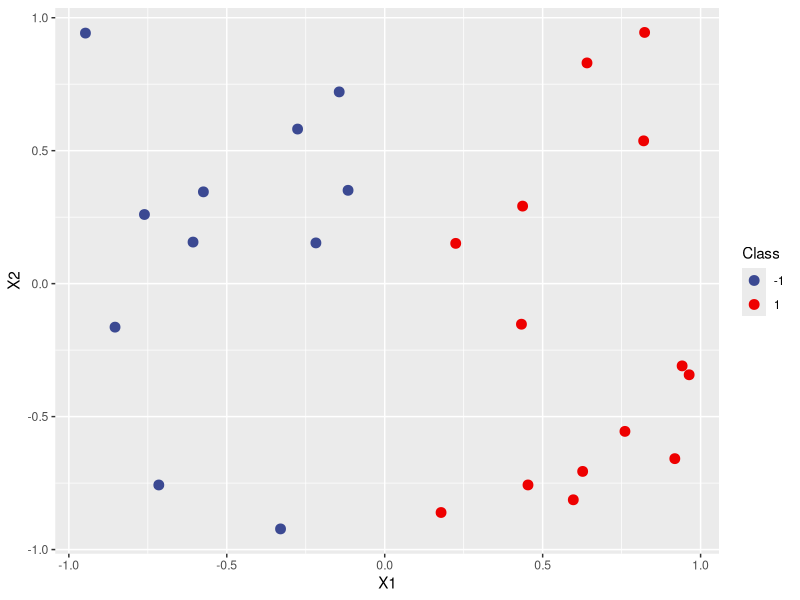
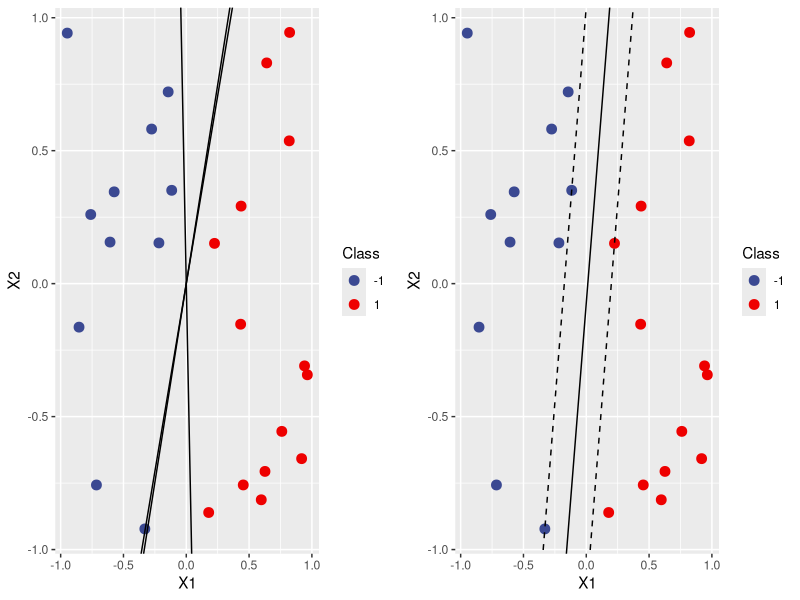
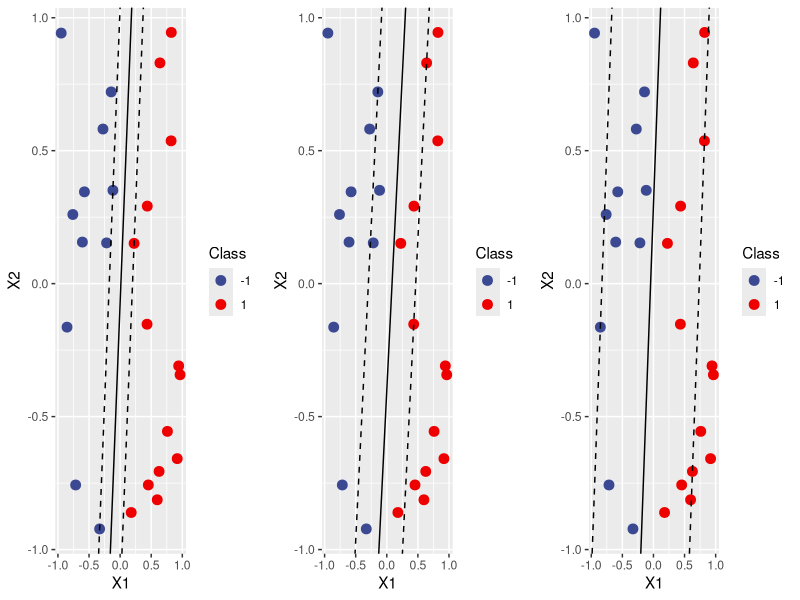

These figures' R source, in order:
## ---- chunk 1
knitr::opts_chunk$set(echo = TRUE)
## ---- chunk 2
# Perceptron
library(ggplot2)
library(ggthemes)
library(gridExtra)
library(ggsci)
library(e1071)

# Prepearing a data set on plane
# Number of points in the plane

set.seed(2000)
N = 25

# Generate a set of points
x = runif(N, -1, 1)
y = runif(N, -1, 1)

# choose a random line in the plane 
x1 = sample(runif(N, -1, 1), 1)
x2 = sample(runif(N, -1, 1), 1)

y1 = sample(runif(N, -1, 1), 1)
y2 = sample(runif(N, -1, 1), 1)

a = (y1 - y2)/(x1-x2)
b = y1 - a*x1

# label the point acording to the random line
label = (ifelse(y > a*x + b, 1, -1))

D = cbind.data.frame(x,y,label)

# Data set separeted by line and colored according to the class
g = ggplot(data = D, aes(x,y)) + 
  geom_point(aes(col = as.factor(label)), size = 3) +
    labs(color = "Class")+xlab('X1')+ylab('X2')+
      scale_color_aaas()
g
## ---- chunk 3

perceptron <- function(data, plot) {
  
  # initial guess - perceptron coefficients are 0
  beta = rep(0, 2)
  beta0 = 0
  
  # Max number of interation
  max_iter = 1000
  
  iter = 0
  D_unclass = data
  
  iter = 0
  while (nrow(D_unclass) != 0 & iter <= max_iter) {
    # Choose arbitrary point deom data set
    i = sample.int(nrow(D_unclass),1)
    
    # Correct the separator line with respect to this point 
    if( (beta0 + beta[1]*D_unclass[i, 1]+beta[2]*D_unclass[i, 2])*D_unclass[i, 3] <= 0) {
      beta = beta + c(D_unclass[i, 1], D_unclass[i, 2])*D_unclass[i, 3]
      beta0 = beta0 + D_unclass[i, 3]
    }
    
    # Check the status of other points with respect to updated separator
    # Save all incorrectly clissified points in new data set, the set of unclassified points
    
    D_unclass_new = data.frame()
    
    for (i in (1:nrow(data))) {
      if ( (beta0 + beta[1]*data[i, 1]+beta[2]*data[i, 2])*data[i, 3] <= 0) {
        D_unclass_new = rbind(D_unclass_new, D[i,])
      }
    }
    D_unclass = D_unclass_new
    iter = iter + 1
  }
  
  if (iter > max_iter) {
    print(paste("Perceptron algorithm: did not converge within the specified number of iterations",
                as.character(max_iter)))
    
  } else {
    g = plot + geom_abline(slope = -beta[1]/beta[2], intercept = -beta0/beta[2], lty = 1, color = "black", size = 0.5)
    return (g)
  }
  
}

# to plot three lines run three times
p = perceptron(D, g)
p = perceptron(D, p)
p = perceptron(D, p)

# max margin hyperplane
# support vector classifier
# max margins classifier => cost is large

svmfit = svm(formula = as.factor(label) ~ ., data = D, kernel='linear', cost = 1e5, scale = FALSE) 

g1 = ggplot(data = D, aes(x,y)) + 
  geom_point(aes(col = as.factor(label)), size = 3) +
    geom_abline(slope = -sum(svmfit$coefs*svmfit$SV[,1])/sum(svmfit$coefs*svmfit$SV[,2]), 
                intercept = svmfit$rho/sum(svmfit$coefs*svmfit$SV[,2]), lty = 1) +
        geom_abline(slope = -sum(svmfit$coefs*svmfit$SV[,1])/sum(svmfit$coefs*svmfit$SV[,2]), 
                  intercept = svmfit$rho/sum(svmfit$coefs*svmfit$SV[,2]) + 1.0/sum(svmfit$coefs*svmfit$SV[,2]), lty = 2) +
           geom_abline(slope = -sum(svmfit$coefs*svmfit$SV[,1])/sum(svmfit$coefs*svmfit$SV[,2]), 
                    intercept = svmfit$rho/sum(svmfit$coefs*svmfit$SV[,2]) - 1.0/sum(svmfit$coefs*svmfit$SV[,2]), lty = 2) +
               labs(color = "Class")+xlab('X1')+ylab('X2')+
                      scale_color_aaas()


grid.arrange(p, g1, nrow = 1, ncol = 2)
## ---- chunk 4

svmfit = svm(formula = as.factor(label) ~ ., data = D, kernel='linear', cost = 1.5, scale = FALSE) 

g2 = ggplot(data = D, aes(x,y)) + 
  geom_point(aes(col = as.factor(label)), size = 3) +
    geom_abline(slope = -sum(svmfit$coefs*svmfit$SV[,1])/sum(svmfit$coefs*svmfit$SV[,2]), 
                intercept = svmfit$rho/sum(svmfit$coefs*svmfit$SV[,2]), lty = 1) +
        geom_abline(slope = -sum(svmfit$coefs*svmfit$SV[,1])/sum(svmfit$coefs*svmfit$SV[,2]), 
                  intercept = svmfit$rho/sum(svmfit$coefs*svmfit$SV[,2]) + 1.0/sum(svmfit$coefs*svmfit$SV[,2]), lty = 2) +
           geom_abline(slope = -sum(svmfit$coefs*svmfit$SV[,1])/sum(svmfit$coefs*svmfit$SV[,2]), 
                    intercept = svmfit$rho/sum(svmfit$coefs*svmfit$SV[,2]) - 1.0/sum(svmfit$coefs*svmfit$SV[,2]), lty = 2) +
               labs(color = "Class")+xlab('X1')+ylab('X2')+
                      scale_color_aaas()

svmfit = svm(formula = as.factor(label) ~ ., data = D, kernel='linear', cost = .15, scale = FALSE) 

g3 = ggplot(data = D, aes(x,y)) + 
  geom_point(aes(col = as.factor(label)), size = 3) +
    geom_abline(slope = -sum(svmfit$coefs*svmfit$SV[,1])/sum(svmfit$coefs*svmfit$SV[,2]), 
                intercept = svmfit$rho/sum(svmfit$coefs*svmfit$SV[,2]), lty = 1) +
        geom_abline(slope = -sum(svmfit$coefs*svmfit$SV[,1])/sum(svmfit$coefs*svmfit$SV[,2]), 
                  intercept = svmfit$rho/sum(svmfit$coefs*svmfit$SV[,2]) + 1.0/sum(svmfit$coefs*svmfit$SV[,2]), lty = 2) +
           geom_abline(slope = -sum(svmfit$coefs*svmfit$SV[,1])/sum(svmfit$coefs*svmfit$SV[,2]), 
                    intercept = svmfit$rho/sum(svmfit$coefs*svmfit$SV[,2]) - 1.0/sum(svmfit$coefs*svmfit$SV[,2]), lty = 2) +
               labs(color = "Class")+xlab('X1')+ylab('X2')+
                      scale_color_aaas()

grid.arrange(g1, g2, g3,  nrow = 1, ncol = 3)

## ---- chunk 5

set.seed(2018)
svm.cv = tune(svm, as.factor(label) ~ ., data = D, kernel='radial',
                ranges = list(cost = c(1, 10, 100, 1000),
                              gamma = c(0.1, 0.5, 1, 2, 10)) )
svm.cv$best.parameters

## ---- chunk 6
svmfit.cv = svm(formula = as.factor(label) ~ ., data = D, kernel='radial', 
                cost = 10, 
                gamma = 0.5, scale = FALSE) 
summary(svmfit.cv)
